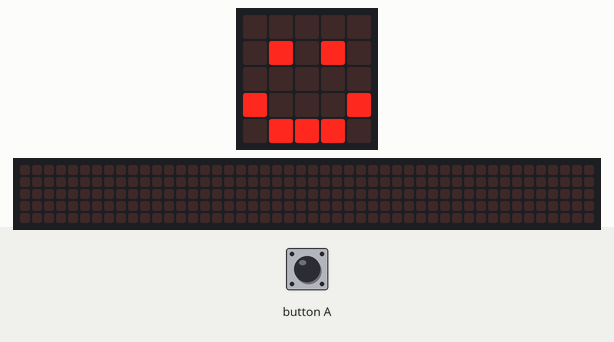
Bench run of a program on a simulated BBC micro:bit (MakeCode). Parts: the board's 5×5 LED display, a strip that is not on the board, showing the scrolling text unrolled. The test bench sets the inputs (shaded band). The 48×5 strip is a reading aid, not a part: it shows the text the display is scrolling, unrolled, one strip-width of it at a time.

Above: at 4.6 s.
At 5.7 s:
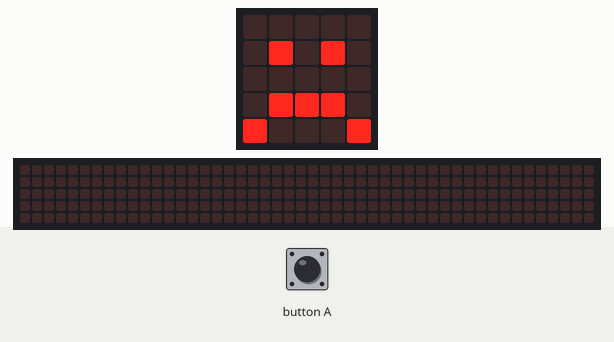
5.8 s: button A pressed for 0.15 s
At 5.82 s:
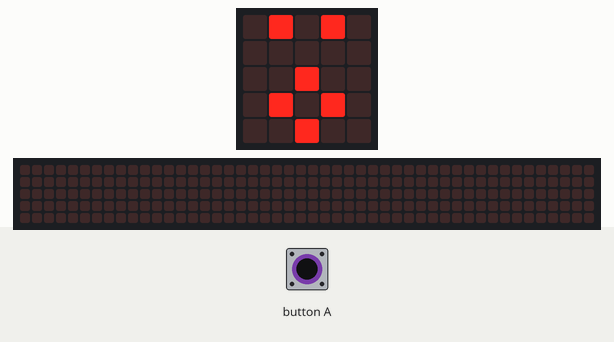
At 12.32 s:
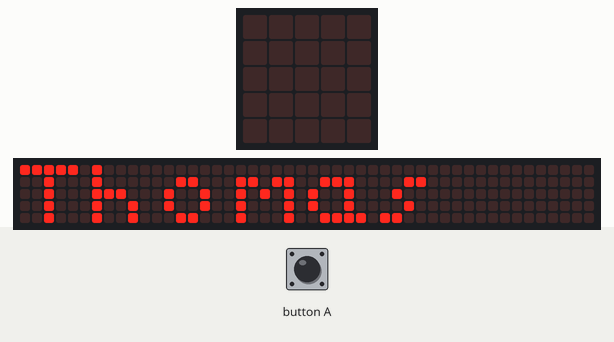

The program:

main.ts
```typescript
input.onButtonPressed(Button.A, function () {
    basic.clearScreen()
    basic.showString("Thomas")
})
basic.showString("Mark")
basic.forever(function () {
    basic.showIcon(IconNames.Happy)
    basic.showIcon(IconNames.Sad)
    basic.showIcon(IconNames.Surprised)
})
```

test.ts
```typescript
// 在這裡測試；當此封包作為擴充功能時，將不會編譯此內容。
```

Measured:
- after the input at 5.8 s, the display: first changes after 0.15 s (image 3 shows a later state)
- what the display in image 0 shows lasts 0.6 s, from 4.5 s to 5.1 s
